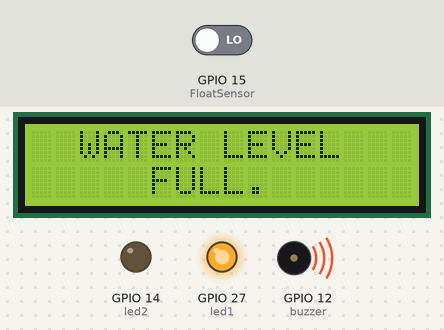
This sketch was run on a simulated ESP32. On the bench: 16×2 character LCD, output pins drawn as LEDs (lit = HIGH), buzzer (waves = sounding, pin HIGH). Inputs (shaded band) come from the test bench; at power-on: GPIO 15 (FloatSensor) LOW. What the sketch prints to the serial monitor is not drawn.

Above: at 4.2 s.
4.3 s: GPIO 15 (FloatSensor) driven HIGH
At 6.3 s:
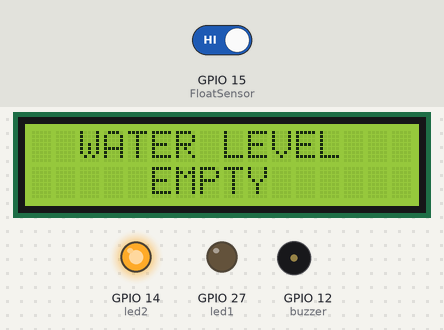
6.6 s: GPIO 15 (FloatSensor) driven LOW
At 8.3 s:
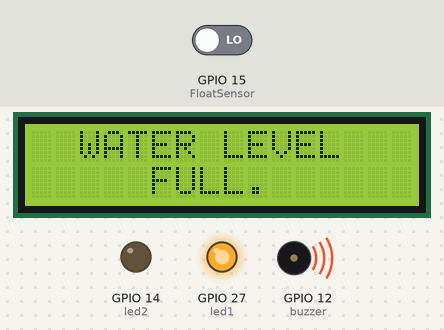
Timing chart, 0 to 9.8 s (numbered marks = the images above; inputs shaded):
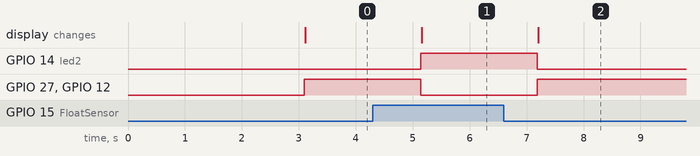

Measured:
- after the input at 4.3 s, GPIO 14 (led2): LOW → HIGH after 0.84 s; GPIO 27 (led1), GPIO 12 (buzzer): HIGH → LOW after 0.84 s; the display: changes after 0.86 s (image 1)
- after the input at 6.6 s, GPIO 14 (led2): HIGH → LOW after 0.58 s; GPIO 27 (led1), GPIO 12 (buzzer): LOW → HIGH after 0.58 s; the display: changes after 0.61 s (image 2)

The sketch:

float_sensor_ESP32.ino
```cpp
//Prateek
//www.justdoelectronics.com
//https://www.youtube.com/c/JustDoElectronics/videos

#include <LiquidCrystal_I2C.h>
LiquidCrystal_I2C lcd(0x27, 16, 2);
int FloatSensor = 15;
int buzzer = 12;
int led1 = 27;
int led2 = 14;
int buttonState = 1;

void setup() {
  Serial.begin(9600);
  pinMode(FloatSensor, INPUT_PULLDOWN);
  pinMode(buzzer, OUTPUT);
  pinMode(led1, OUTPUT);
  pinMode(led2, OUTPUT);
  lcd.init();
  lcd.backlight();
  lcd.setCursor(0, 0);
  lcd.print("  Welcome To");
  lcd.setCursor(0, 1);
  lcd.print("JustDoElectronic");
  delay(3000);
  lcd.clear();
}
void loop() {
  buttonState = digitalRead(FloatSensor);
  if (buttonState == LOW) {
    digitalWrite(led1, HIGH);
    digitalWrite(led2, LOW);
    digitalWrite(buzzer, HIGH);
    Serial.println("WATER LEVEL - HIGH");
    lcd.setCursor(0, 0);
    lcd.print("  WATER LEVEL");
    lcd.setCursor(0, 1);
    lcd.print("     FULL.");
  } else {
    digitalWrite(led1, LOW);
    digitalWrite(led2, HIGH);
    digitalWrite(buzzer, LOW);
    Serial.println("WATER LEVEL - LOW");
    lcd.setCursor(0, 0);
    lcd.print("  WATER LEVEL");
    lcd.setCursor(0, 1);
    lcd.print("     EMPTY");
  }
  delay(1000);
}
```
